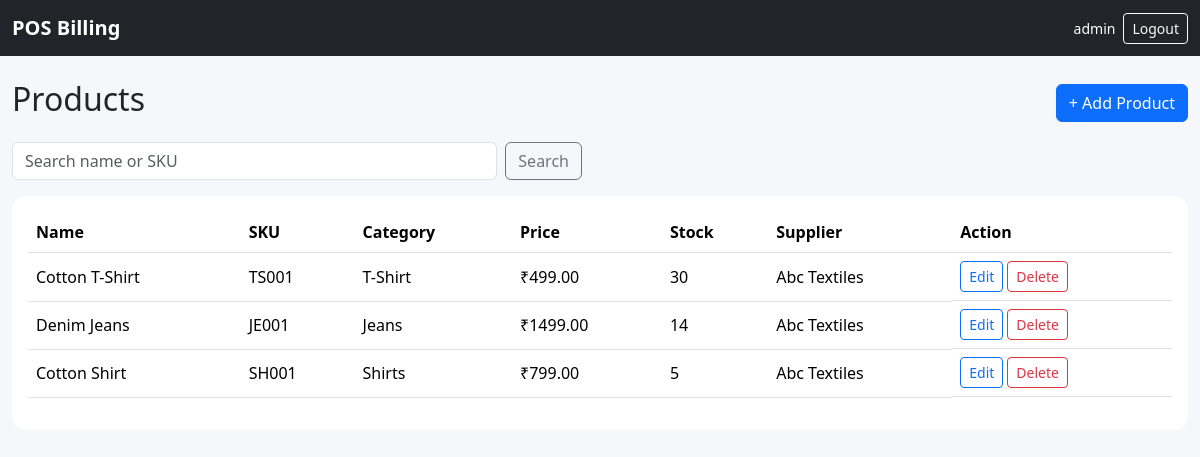
Screenshot of /products/ (signed in) with the database file from the repository.
### pos/models.py (models this page shows, shortened)
class Product(models.Model):
    name = models.CharField(max_length=200)
    sku = models.CharField(max_length=50, unique=True)
    category = models.CharField(max_length=100, blank=True)
    size = models.CharField(max_length=50, blank=True)
    color = models.CharField(max_length=50, blank=True)
    price = models.DecimalField(max_digits=12, decimal_places=2)
    stock = models.PositiveIntegerField(default=0)
    supplier = models.ForeignKey(Supplier, null=True, blank=True, on_delete=models.SET_NULL)
    active = models.BooleanField(default=True)
    created_at = models.DateTimeField(auto_now_add=True)

class Supplier(models.Model):
    name = models.CharField(max_length=150)
    phone = models.CharField(max_length=20, blank=True)
    email = models.EmailField(blank=True)
    address = models.TextField(blank=True)
    created_at = models.DateTimeField(auto_now_add=True)
    def __str__(self):
        return self.name

### pos/views.py (the view)
# urls.py: path("products/", views.products, name="products"),
@admin_required
def products(request):
    q = request.GET.get("q", "")
    qs = Product.objects.select_related("supplier").order_by("-created_at")
    if q:
        qs = qs.filter(name__icontains=q) | qs.filter(sku__icontains=q)
    return render(request, "admin/products.html", {"products": qs, "q": q})

### pos/views.py (called while the page is built)
def is_admin(user):
    return user.is_superuser or (
        hasattr(user, "staff_profile") and user.staff_profile.role == "ADMIN"
    )

def admin_required(view):
    @wraps(view)
    @login_required
    def wrapper(request, *args, **kwargs):
        if not is_admin(request.user):
            messages.error(request, "Admin access required.")
            return redirect("billing")
        return view(request, *args, **kwargs)
    return wrapper

### templates/admin/products.html (shortened to what this page needs)
{% extends 'base.html' %}
{% block content %}
<div class="container-fluid py-4">
<div class="d-flex justify-content-between align-items-center mb-3"><h2>Products</h2><a class="btn btn-primary" href="{% url 'product_add' %}">+ Add Product</a></div>
<form class="row g-2 mb-3"><div class="col-md-5"><input name="q" value="{{ q }}" class="form-control" placeholder="Search name or SKU"></div><div class="col-auto"><button class="btn btn-outline-secondary">Search</button></div></form>
<div class="card"><div class="card-body table-responsive"><table class="table align-middle">
<tr><th>Name</th><th>SKU</th><th>Category</th><th>Price</th><th>Stock</th><th>Supplier</th><th>Action</th></tr>
{% for p in products %}
<tr><td>{{ p.name }}</td><td>{{ p.sku }}</td><td>{{ p.category }}</td><td>₹{{ p.price }}</td><td>{{ p.stock }}</td><td>{{ p.supplier|default:"-" }}</td>
<td class="d-flex gap-1"><a class="btn btn-sm btn-outline-primary" href="{% url 'product_edit' p.pk %}">Edit</a>
<form method="post" action="{% url 'product_delete' p.pk %}">{% csrf_token %}<button class="btn btn-sm btn-outline-danger" onclick="return confirm('Delete product?')">Delete</button></form></td></tr>
{% empty %}<tr><td colspan="7">No products.</td></tr>{% endfor %}
</table></div></div></div>
{% endblock %}

### templates/base.html (shortened to what this page needs)
{% load static %}
<!doctype html>
<html lang="en">
<head>
<link href="https://cdn.jsdelivr.net/npm/bootstrap@5.3.3/dist/css/bootstrap.min.css" rel="stylesheet">
<link rel="stylesheet" href="{% static 'css/app.css' %}">
</head>
<body>
<nav class="navbar navbar-dark bg-dark sticky-top">
  <div class="container-fluid">
    <a class="navbar-brand fw-bold" href="{% if request.user.is_authenticated %}{% url 'dashboard' %}{% else %}/{% endif %}">POS Billing</a>
    {% if request.user.is_authenticated %}
    <div class="d-flex align-items-center gap-2">
      <span class="text-white small">{{ request.user.username }}</span>
      <a class="btn btn-outline-light btn-sm" href="{% url 'logout' %}">Logout</a>
    </div>
    {% endif %}
  </div>
</nav>
{% block content %}{% endblock %}
</body>
</html>

### static/css/app.css (style rules this page uses)
body { background:#f5f7fb; }
.card { border:0; border-radius:14px; }

### rows the page displays
Product: name "Cotton T-Shirt", sku "TS001", category "T-Shirt", price "499.00", stock "30", supplier "Abc Textiles"
Product: name "Denim Jeans", sku "JE001", category "Jeans", price "1499.00", stock "14", supplier "Abc Textiles"
Product: name "Cotton Shirt", sku "SH001", category "Shirts", price "799.00", stock "5", supplier "Abc Textiles"

### other values shown
{{ request.user.username }} "admin"
